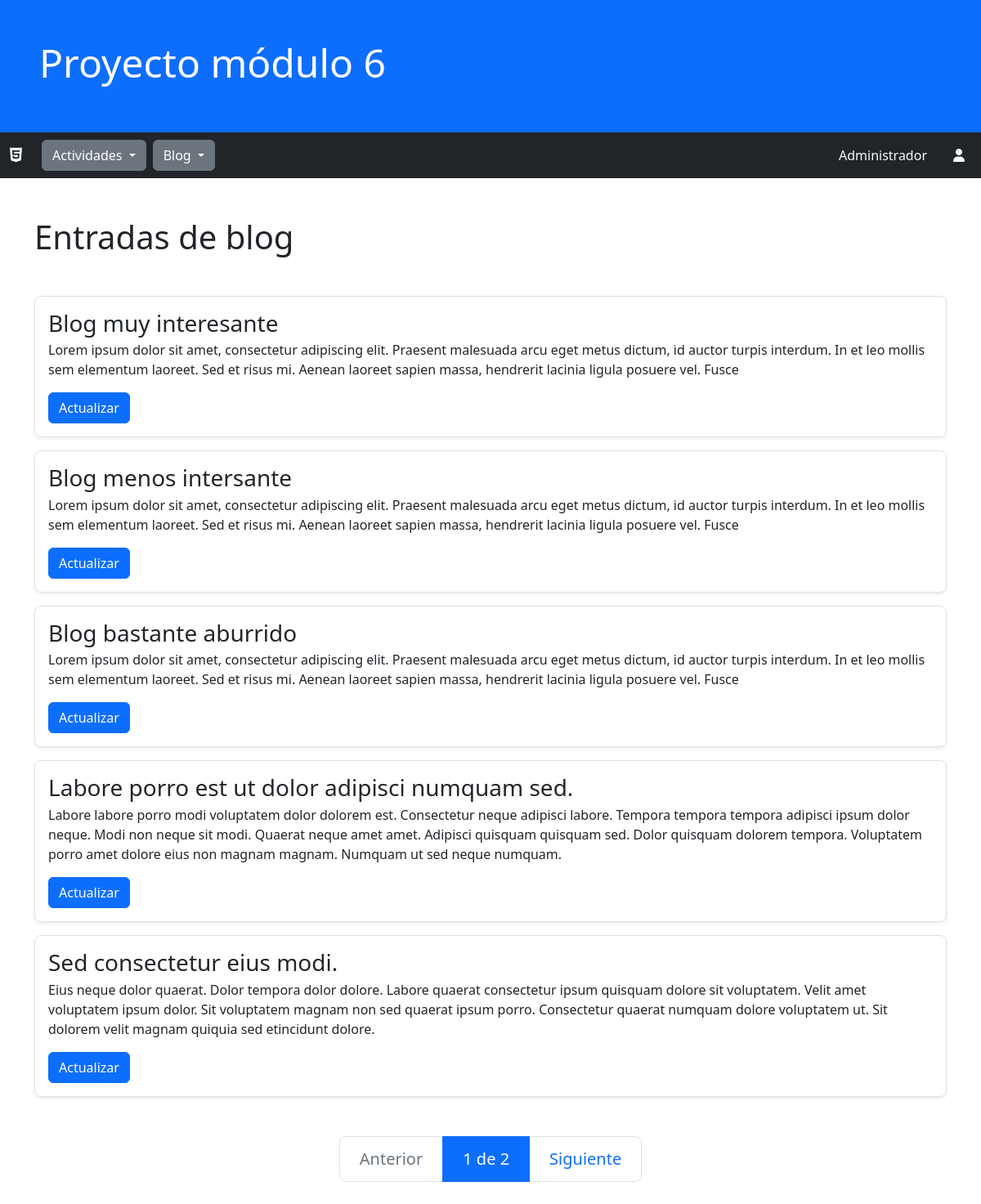
The page /blog/ on the database as committed earlier.
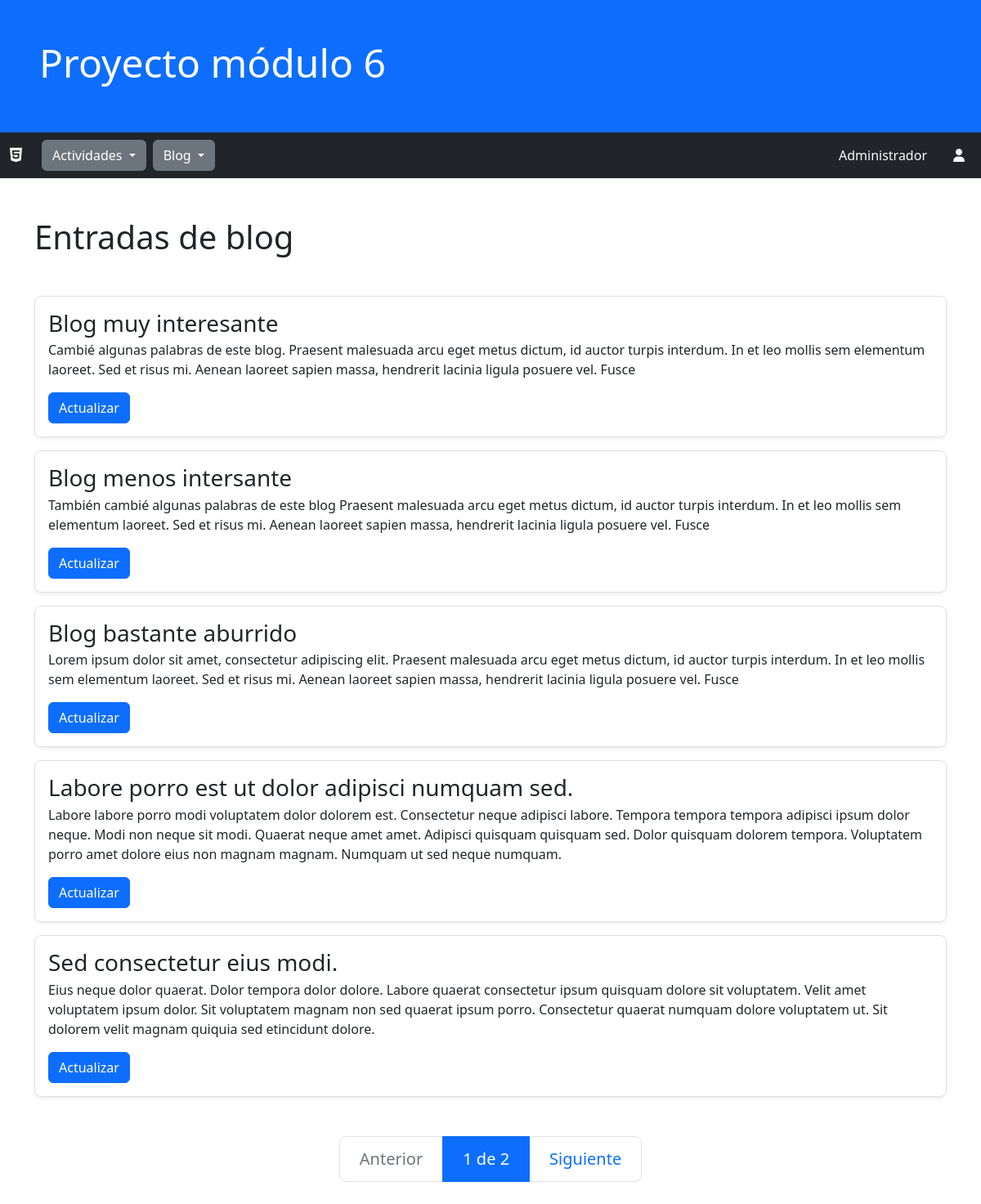
The same page on the database as committed later.
### blog/models.py (models this page shows, shortened)
class EntradaBlog(models.Model):
    titulo = models.CharField(max_length=128, verbose_name="Título")
    contenido = models.TextField(verbose_name="Contenido")
    fecha_creacion = models.DateTimeField(auto_now_add=True, verbose_name="Fecha de creación")
    fecha_actualizacion = models.DateTimeField(auto_now=True, verbose_name="Fecha de actualización")
    class Meta():
        verbose_name_plural = "Blogs"
        verbose_name = "Blog"
        ordering = ['fecha_creacion']

### blog/views.py (the view)
# urls.py: path('', views.BlogHome.as_view(), name='home' ),
class BlogHome(ListView):
    model = models.EntradaBlog
    template_name= 'blog/blog_home.html'
    context_object_name = 'blogs'
    paginate_by = 5

### blog/templates/blog/blog_home.html
{% extends 'actividades/base.html' %}
{% block contenido %}
<div class="container my-5">
    <h1 class="display-6">Entradas de blog</h1>
</div>
<div class="container my-5 d-flex flex-column justify-content-end gap-3">
    {% for blog in blogs %}
    <div class="p-3 border rounded-3 shadow-sm">
        <div>
            <a href="{% url 'blog:detail' blog.id %} " class="list-group-item list-group-item-action">
                <div class="w-100">
                    <h3 class="mb-1">{{blog.titulo}}</h3>
                    <p>{{blog.contenido}}</p>
                    <a class="btn btn-primary" href="{% url 'blog:update' blog.id %}">Actualizar</a>
                </div>
            </a>
        </div>
    </div>
    {% endfor %}
</div>
<ul class="pagination pagination-lg justify-content-center my-5">
    <li class="page-item">
        {% if page_obj.has_previous %}
        <a class="page-link" href="?{{param_get}}&page={{page_obj.previous_page_number}}">Anterior</a>
        {% else %}
        <a class="page-link disabled" href="">Anterior</a>
        {% endif %}
    </li>
    <li class="page-item active">
        <a class="page-link" href="{{param_get}}&page={{page_obj.number}}">{{page_obj.number}} de {{page_obj.paginator.num_pages}}</a>
    </li>
    <li class="page-item">
        {% if page_obj.has_next %}
        <a class="page-link" href="?{{param_get}}&page={{page_obj.next_page_number}}">Siguiente</a>
        {% else %}
        <a class="page-link disabled" href="">Siguiente</a>
        {% endif %}
    </li>
</ul>
{% endblock %}

Rows that differ between the two databases and show on the page:
changed EntradaBlog "Blog muy interesante": contenido "Lorem ipsum dolor sit amet, consectetur adipiscing elit. Praesent malesuada arcu eget…" → "Cambié algunas palabras de este blog. Praesent malesuada arcu eget…"
changed EntradaBlog "Blog menos intersante": contenido "Lorem ipsum dolor sit amet, consectetur adipiscing elit. Praesent malesuada arcu eget…" → "También cambié algunas palabras de este blog Praesent malesuada arcu eget…"
